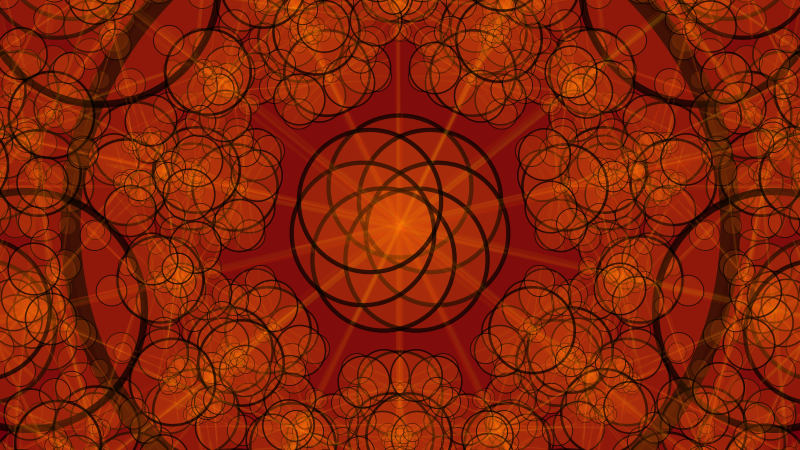
Frame 1 (no input)
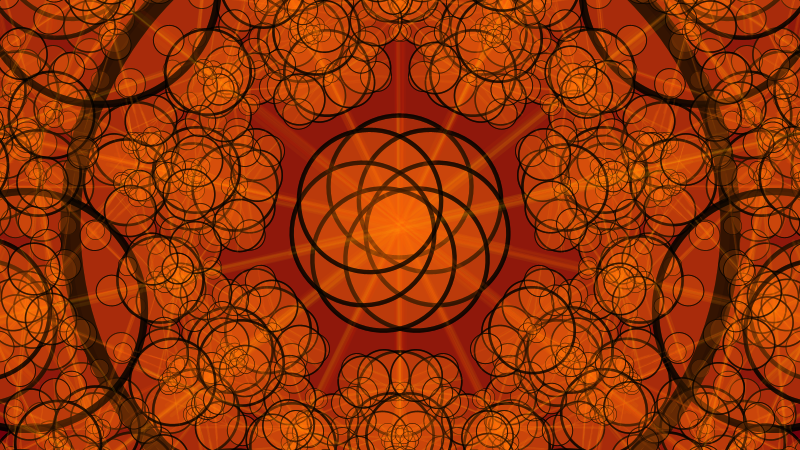
Frame 2 (the mouse pressed at the canvas centre, redrawn once)

The Processing sketch that drew these frames (run headless with seeded random() and noise(); the mouse was pressed at the canvas centre and the sketch redrawn once):

// Processing sketch: recursionThing
// ── recursionThing.pde
/*
Recursion Thing
 
 Jacob Joaquin
 jacobjoaquin@gmail.com
 twitter @jacobjoaquin
 */

int nRecursions = 7;
float theScale = 0.6;
float gScale = 10;
float distance;
float theSize;

void setup() {
  size(800, 450);
  smooth();
  noLoop();
  ellipseMode(CENTER);
  background(#6f000b);
  theSize = width / 12;
  distance = (float) width / -5.0;
}

void draw() {
  translate(width / 2.0, height / 2.0);
  scale(gScale);
  doIt(nRecursions);
}

void doIt(int n) {
  // Circle
  stroke(0, 180);
  fill(#fe6b0c, 30);
  strokeWeight(2.0);
  ellipse(0, 0, theSize, theSize);

  // Line
  color c1 = color(255, 0, 0, 16);
  color c2 = color(255, 255, 0, 16);

  if (n != nRecursions) {
    cLine(0, theSize / 2.0, 0, distance  - (theSize * theScale / 2.0) - 8.0, 4, 4, c1, c2);
  }

  // Recurse
  pushMatrix();
  scale(theScale);

  for (int i = 0; i < n; i++) {
    if (n > 0) {
      pushMatrix();
      translate(0, distance);
      doIt(n - 1);
      popMatrix();
      rotate(TWO_PI / (float) n);
    }
  }

  popMatrix();
}

void cLine(float x0, float y0, float x1, float y1, int nLines, float sw, color c1, color c2) {
  sw *= 0.5;

  for (int i = 0; i < nLines; i++) {
    float r0 = random(-sw, sw);
    float r1 = random(-sw, sw);
    float r2 = random(-sw, sw);
    float r3 = random(-sw, sw);

    pushStyle();
    stroke(color(lerpColor(c1, c2, random(1.0f))));
    strokeWeight(1);
    line(x0 + r0, y0 + r1, x1 + r2, y1 + r3);
    popStyle();
  }
}
